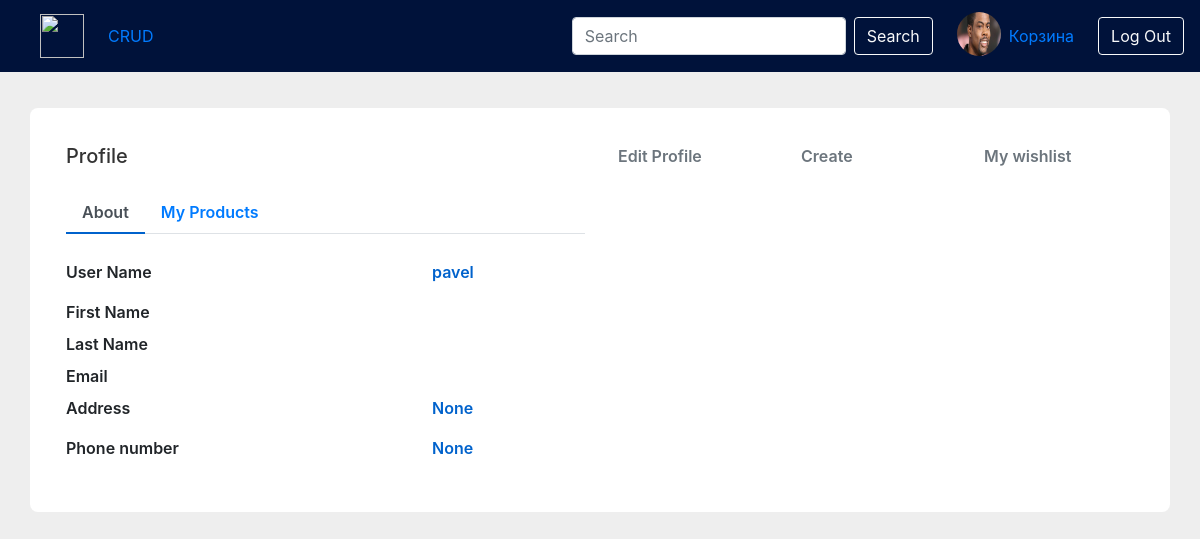
/profile/ (signed in), run on the app's committed database.
### app1/models.py (models this page shows)
class Profile(AbstractUser):
    address = models.CharField(max_length=40, blank=True, null=True, verbose_name='Адресс')
    phone_number = models.CharField(max_length=12, null=True, blank=True, verbose_name='Номер телефона', validators=[
        RegexValidator(
            regex=r'^\+?1?\d{9,15}$',
            message="Phone number must be entered in the format: '+999999999'. Up to 15 digits allowed.")
    ])
    profile_image = models.ImageField(default='/home/pavel/Projects/e-com/static/static_images/in.jpg',
                                      upload_to='images_profile/', null=True, blank=True, verbose_name='Картинка')

### app1/views.py (the view)
# urls.py: path('profile/', views.ProfileView.as_view(), name='profile_page'),
class ProfileView(ListView):
    model = Product
    template_name = 'profile.html'
    context_object_name = 'get_product'
    def get_context_data(self, *args, **kwargs):
        context = super(ProfileView, self).get_context_data(*args, **kwargs)
        context['wishlist'] = WishList.objects.filter(author=self.request.user).first()
        return context

### app1/templates/profile.html (shortened to what this page needs)
{% extends 'home.html' %}
    {% block content %}
    {% load static %}
    <body>
    <link href="//maxcdn.bootstrapcdn.com/bootstrap/4.1.1/css/bootstrap.min.css" rel="stylesheet" id="bootstrap-css">
    <link rel="stylesheet" href="https://stackpath.bootstrapcdn.com/bootstrap/4.5.2/css/bootstrap.min.css">
    <link rel="stylesheet" href="{% static 'app1/css/profile.css' %}">
    <div class="container emp-profile">
        <form method="post">
            <div class="row">
                <div class="col-md-6">
                    <div class="profile-head">
                        <h5 class="mb-4">
                            Profile
                        </h5>
                        <ul class="nav nav-tabs mt-4 " id="myTab" role="tablist">
                            <li class="nav-item">
                                <a class="nav-link active" href="{% url 'profile_page' %}" role="tab">About</a>
                            </li>
                            <li class="nav-item">
                                <a class="nav-link" href="{% url 'profile_products' %}" role="tab">My Products</a>
                            </li>
                        </ul>
                    </div>
                </div>
                <div class="col-md-2">
                    <a class="profile-edit-btn" href="{% url 'profile_update' user.id %}">Edit Profile </a>
                </div>
                <div class="col-md-2">
                    <a class="profile-edit-btn" href="{% url 'profile_create' %}"> Create </a>
                </div>
                <div class="col-md-2">
                        <a class="profile-edit-btn" data-toggle="modal"  href="#" data-target="#exampleModalCenter"> My wishlist </a>
                </div>
            </div>
            <div class="row">
                <div class="col-md-8">
                    <div class="tab-content profile-tab" id="myTabContent">
                        <div class="tab-pane fade show active" id="home" role="tabpanel" aria-labelledby="home-tab">
                            <div class="row">
                                <div class="col-md-6">
                                    <label>User Name</label>
                                </div>
                                <div class="col-md-6">
                                    <p>{{user.username}}</p>
                                </div>
                            </div>
                            <div class="row">
                                <div class="col-md-6">
                                    <label>First Name</label>
                                </div>
                                <div class="col-md-6">
                                </div>
                            </div>
                            <div class="row">
                                <div class="col-md-6">
                                    <label>Last Name</label>
                                </div>
                                <div class="col-md-6">
                                </div>
                            </div>
                            <div class="row">
                                <div class="col-md-6">
                                    <label>Email</label>
                                </div>
                                <div class="col-md-6">
                                </div>
                            </div>
                            <div class="row">
                                <div class="col-md-6">
                                    <label>Address</label>
                                </div>
                                <div class="col-md-6">
                                    <p>{{user.address}}</p>
                                </div>
                            </div>
                            <div class="row">
                                <div class="col-md-6">
                                    <label>Phone number</label>
                                </div>
                                <div class="col-md-6">
                                    <p>{{user.phone_number}}</p>
                                </div>
                            </div>
                        </div>
                    </div>
                </div>
            </div>
        </form>
    </div>
    </body>
    {% endblock %}

### app1/templates/home.html (shortened to what this page needs)
    <!DOCTYPE html>
    <html lang="en">
    <head>
        {% load static %}
        <link rel="stylesheet" href="https://stackpath.bootstrapcdn.com/bootstrap/4.5.2/css/bootstrap.min.css">
        <link rel="stylesheet" href="{% static '/app1/css/back_home.css' %}">
    </head>
    <body>
    <nav class="navbar navbar-expand-lg" style="background-color: #00123A;">
        <a class="navbar-brand ml-4" href="{% url 'home' %}">
            <img src="https://www.pngrepo.com/download/262755/auction.png" width="44" height="44" alt="">
        </a>
        <div class="collapse navbar-collapse" id="navbarSupportedContent">
            <ul class="navbar-nav mr-auto">
                <li class="nav-item">
                    {% if request.user.is_superuser %}
                    <a class="nav-link" href="{% url 'edit_page' %}">CRUD</a>
                    {% endif %}
                </li>
            </ul>
            <form class="form-inline my-2 my-lg-0">
                <form action="" class="form-inline" method="get">
                    <input class="form-control mr-sm-2" type="search" placeholder="Search" aria-label="search"
                           name='search'>
                    <button class="btn btn-outline-light my-2 my-sm-0 mr-3" type="submit">Search</button>
                </form>
                {% if user.is_authenticated %}
                <a class="ml-2" href="{% url 'profile_page' %}">
                    <h4 class="mt-1" style="color: white;"><img class="round" title="{{ user.username }}"
                                                                src="{{ user.profile_image.url }}" width="44"
                                                                height="44"></h4></a>
                <a class=" ml-2" href="{% url 'cart' %}">Корзина </a>
                <a class="btn btn-outline-light ml-4" href="{% url 'account_logout' %}">Log Out</a>
                {% else %}
                <a class=" btn btn-outline-light" href="{% url 'account_login' %}">Log in </a>
                &emsp;
                <a class="btn btn-outline-light" href="{% url 'account_signup' %}"> Sign up</a>
                {% endif %}
            </form>
        </div>
    </nav>
    {% block content %}
    {% load static %}
    {% endblock %}
    </body>
    </html>

### static/app1/css/back_home.css (style rules this page uses)
body { font-family: 'Manrope', sans-serif; background: #eee }

### static/app1/css/profile.css (style rules this page uses)
body { background: #eee; }
.emp-profile { padding: 3%; margin-top: 3%; margin-bottom: 3%; border-radius: 0.5rem; background: #fff; }
.profile-head h5 { color: #333; }
.profile-edit-btn { border: none; border-radius: 1.5rem; width: 70%; padding: 2%; font-weight: 600; color: #6c757d; cursor: pointer; }
.profile-head .nav-tabs { margin-bottom:5%; }
.profile-head .nav-tabs .nav-link { font-weight:600; border: none; }
.profile-head .nav-tabs .nav-link.active { border: none; border-bottom:2px solid #0062cc; }
.profile-tab label { font-weight: 600; }
.profile-tab p { font-weight: 600; color: #0062cc; }

### app1/templates/home.html (style rules this page uses)
.round { border-radius: 100px; }

### app1/templates/profile.html (style rules this page uses)
.round { border-radius: 100px; }

### data on the page
Profile: profile_image (picture), username "pavel", address "None", phone_number "None"
